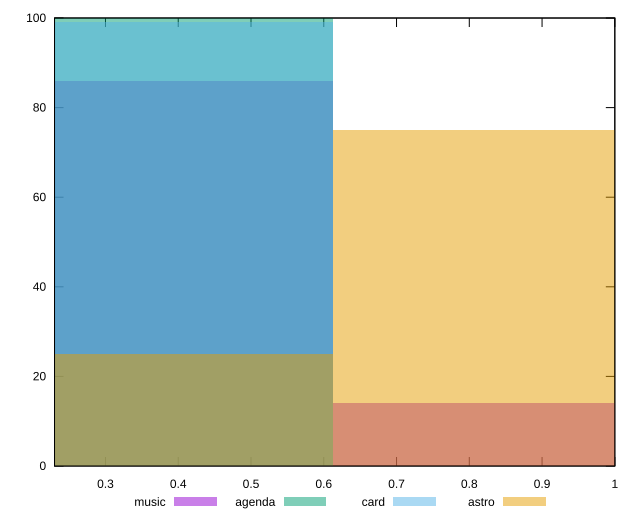

Write gnuplot code to recreate this figure.
reset

$music <<EOF
0.8168478824112307 14
0.40842394120561537 86
EOF

$agenda <<EOF
0.40842394120561537 100
EOF

$card <<EOF
0.40842394120561537 99
EOF

$astro <<EOF
0.8168478824112307 75
0.40842394120561537 25
EOF

set key outside below
set boxwidth 0.40842394120561537
set xrange [0.23:1]
set yrange [0:100]
set trange [0:100]
set style fill transparent solid 0.5 noborder
set terminal svg size 640, 520 enhanced background rgb 'white'
set output "reports/report_00027_2021-02-24T12-40-31.850Z/uses-http2/comparison/histogram/all_score.svg"

plot $music title "music" with boxes, \
     $agenda title "agenda" with boxes, \
     $card title "card" with boxes, \
     $astro title "astro" with boxes

reset
